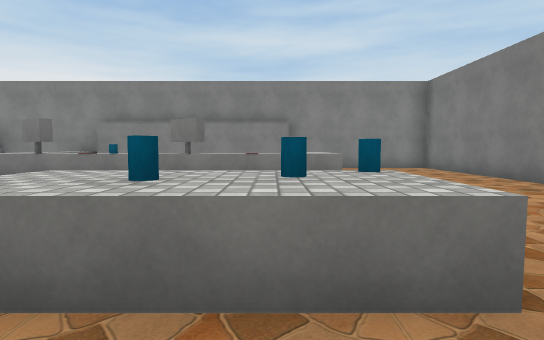
view 1 (above)

20 first-person views from a walk through a 3-D level made in the Unity game engine. The camera is 1.4 m above the floor, tilts 4° down and sees 80° across. The floor is counted in squares, 2 m on a side. Each view is taken from the middle of a square. On the plan, view 1 faces up. The plan holds only what a view shows up to about 10 squares ahead; the rest is blank. The place goes on beyond the plan. Some surface patterns are stand-ins.

view 2
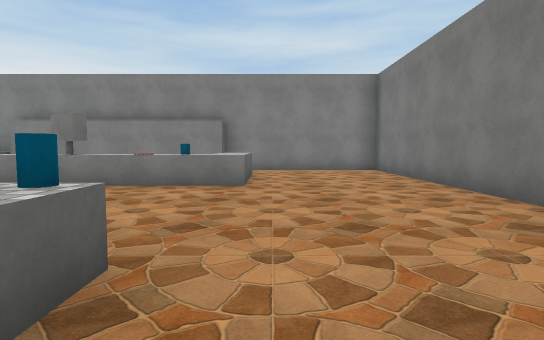

view 3
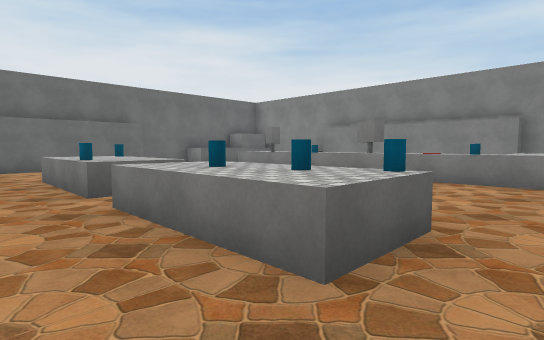

view 4
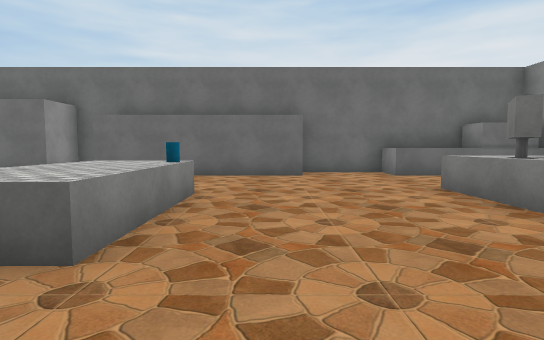

view 5
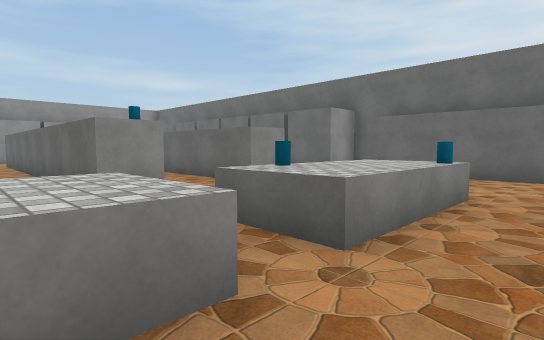

view 6
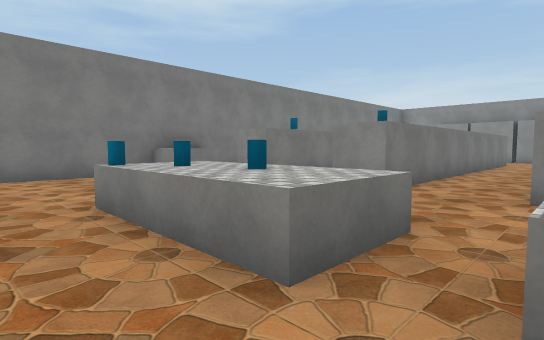

view 7
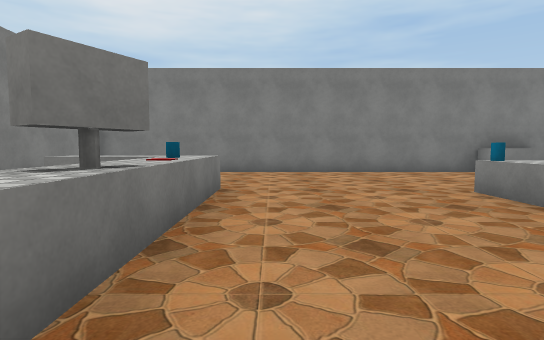

view 8
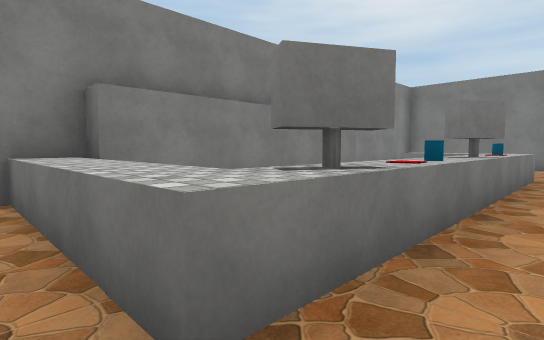

view 9
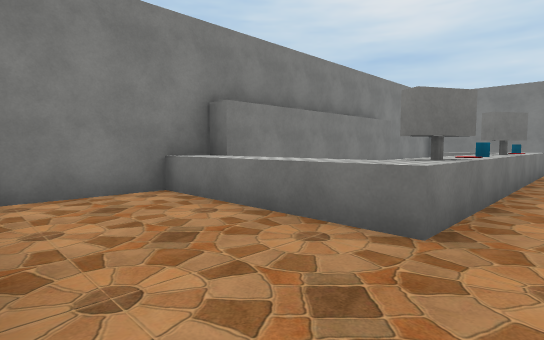

view 10
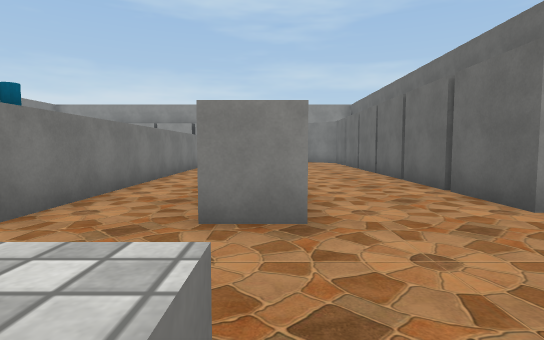

view 11
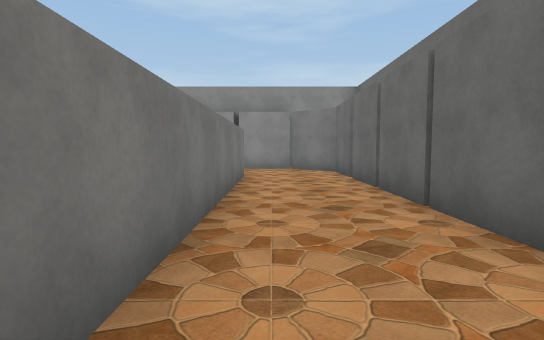

view 12
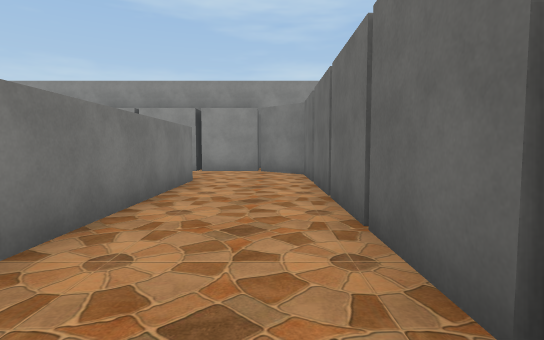

view 13
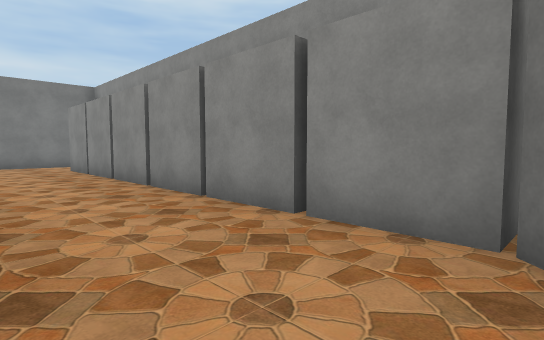

view 14
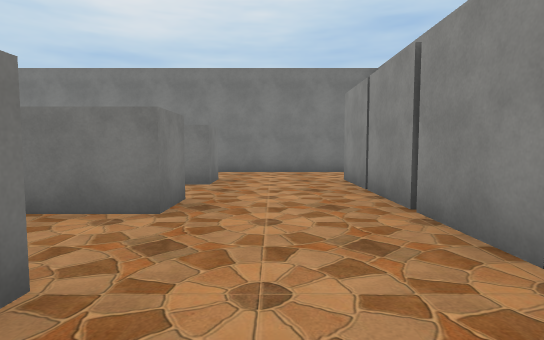

view 15
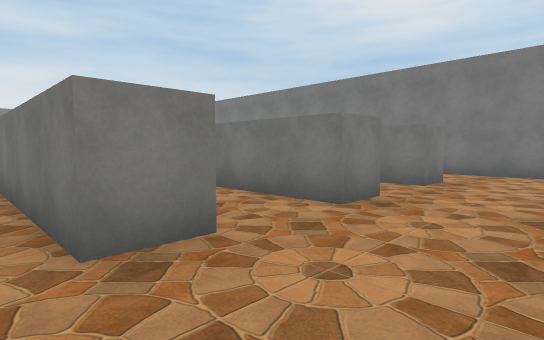

view 16
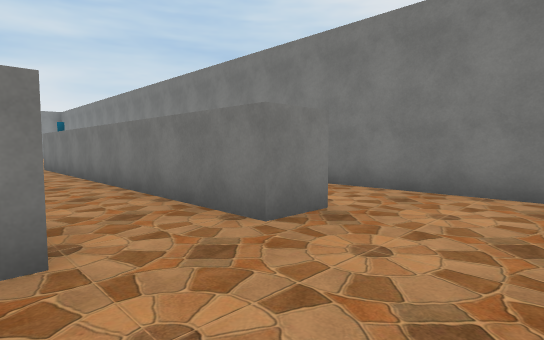

view 17
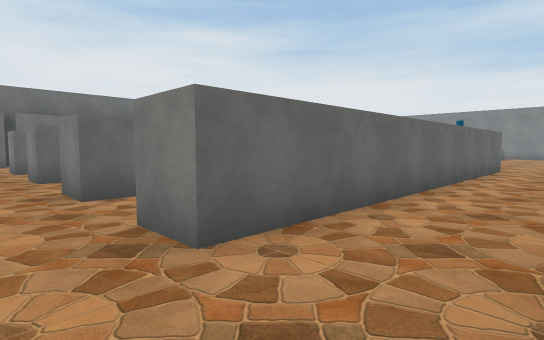

view 18
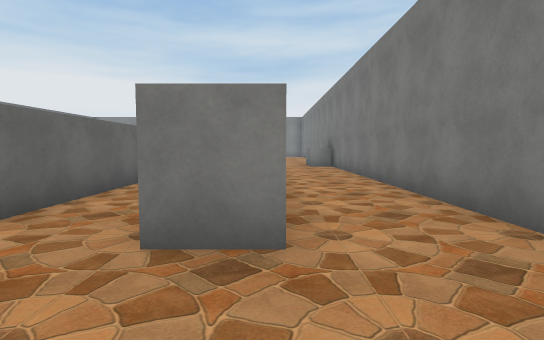

view 19
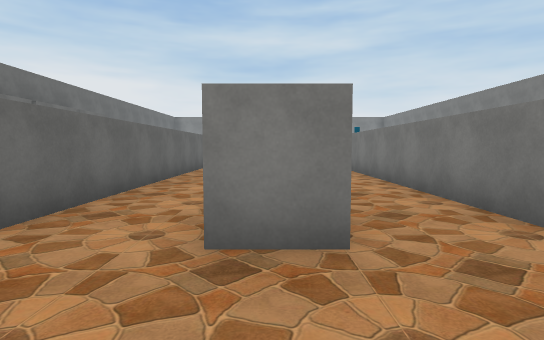

view 20
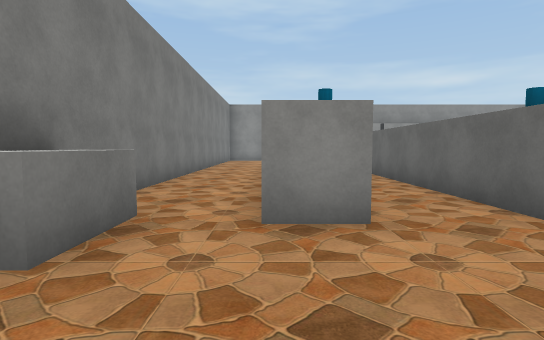

### Floor plan
Key: @ floor where view 1 was taken; # wall or solid block; . floor; ^ raised ledge; C cylinder; O other object.
Columns run from 10 left of view 1 to 6 right of it. Each row starts with its distance up from view 1.
 11 ####^############
 10 ##..^       ....#
  9 #^..^      ^....#
  8 #^..^......^....#
  7 #...^OC^O^C^....#
  6 #...............#
  5 #...............#
  4 ##..............#
  3  #...C.....C....#
  2  #...^C^^CC^....#
  1  #..............#
  0 ##........@....##
 -1 #...#..C..#.##.##
 -2 ##..#..#..#.##..#
 -3  #..#..#..#.##..#
 -4  #..#..#..#.##..#
 -5  #..#..#..#.##..#
 -6  #..#..#..#.##..#
 -7  #..#..#..#.##..#
 -8  #..#..#..#.##..#
 -9  #..#..#..#.##..#
-10  #..#..#..#.##..#
-11  #..............#
-12  #..............#
-13  #..............#
-14  #############..#

Where each view was taken, in squares from view 1:
view 1: 0 up, 0 right, facing up
view 2: 1 up, 2 right, facing up
view 3: 0 up, 2 right, facing up-left
view 4: 4 up, 1 left, facing left
view 5: 4 up, 1 left, facing down-left
view 6: 4 up, 3 left, facing down-right
view 7: 6 up, 4 left, facing right
view 8: 6 up, 7 left, facing up-right
view 9: 6 up, 9 left, facing up-right
view 10: 2 up, 6 left, facing down
view 11: 3 down, 7 left, facing down
view 12: 4 down, 8 left, facing down
view 13: 11 down, 8 left, facing down-right
view 14: 12 down, 4 left, facing right
view 15: 13 down, 4 left, facing up-right
view 16: 13 down, 0 right, facing up-right
view 17: 12 down, 5 right, facing up-left
view 18: 13 down, 3 right, facing up
view 19: 13 down, 3 left, facing up
view 20: 2 up, 3 right, facing down
